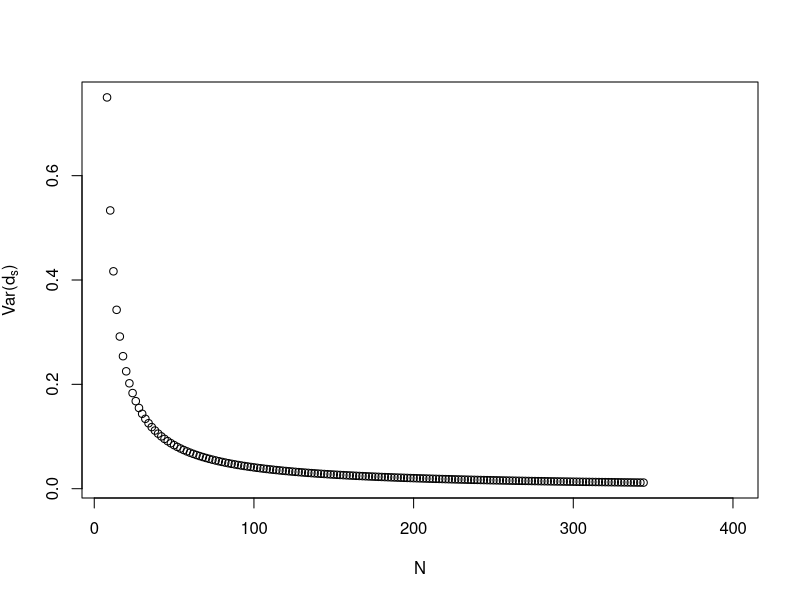
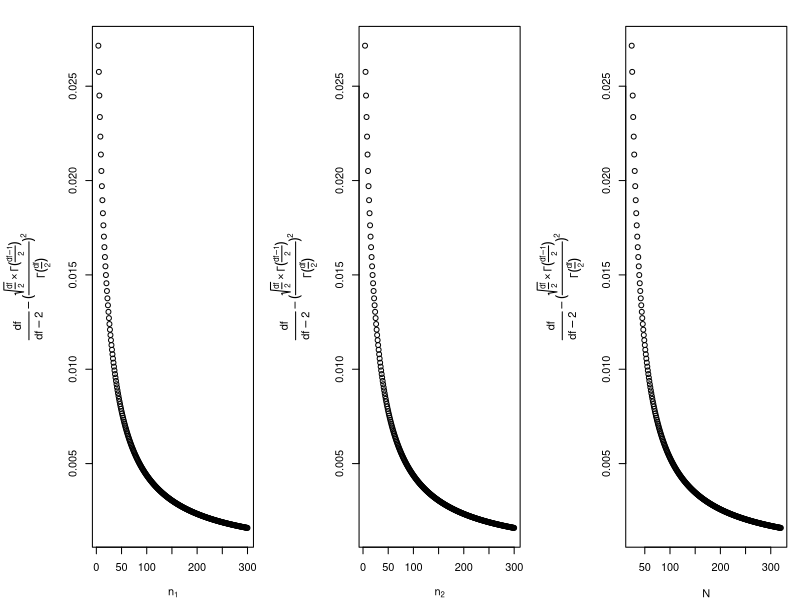
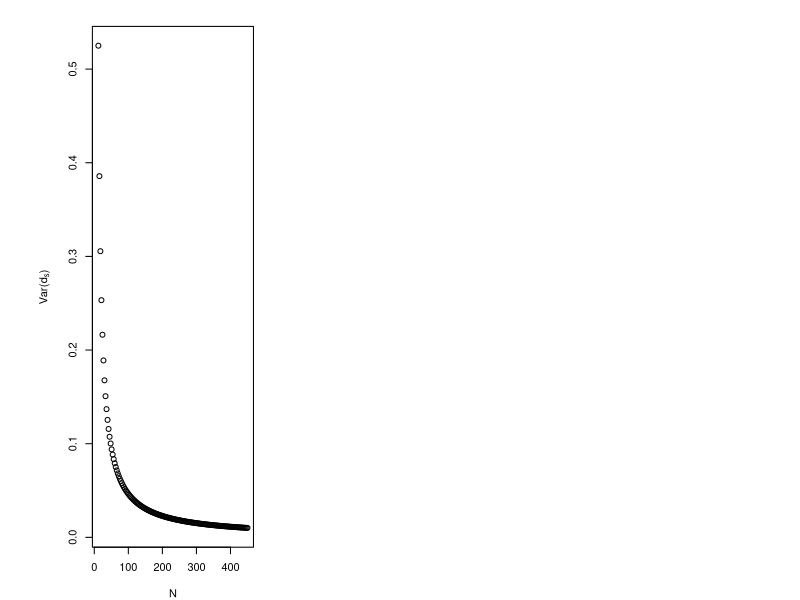
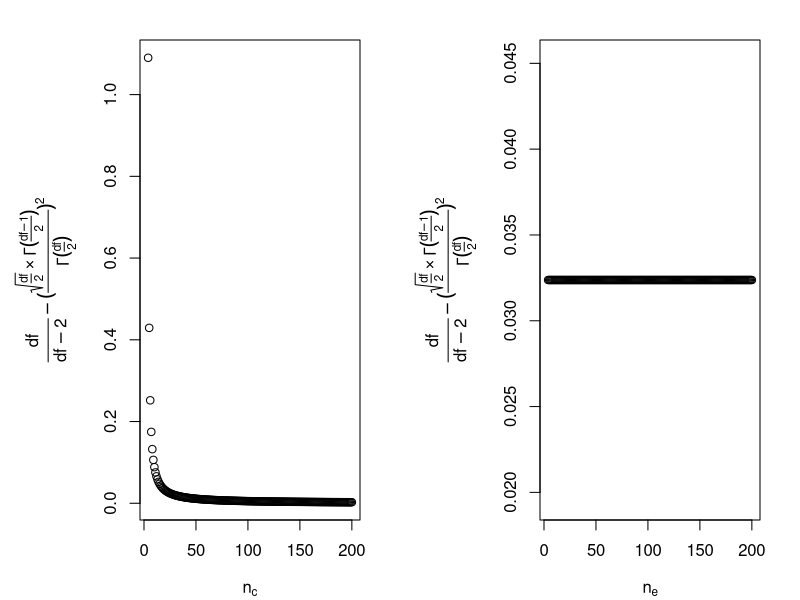
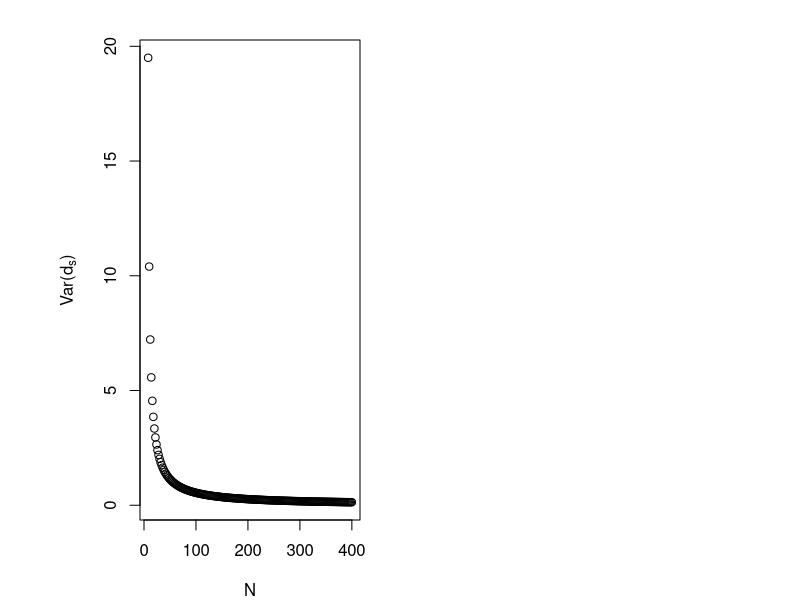
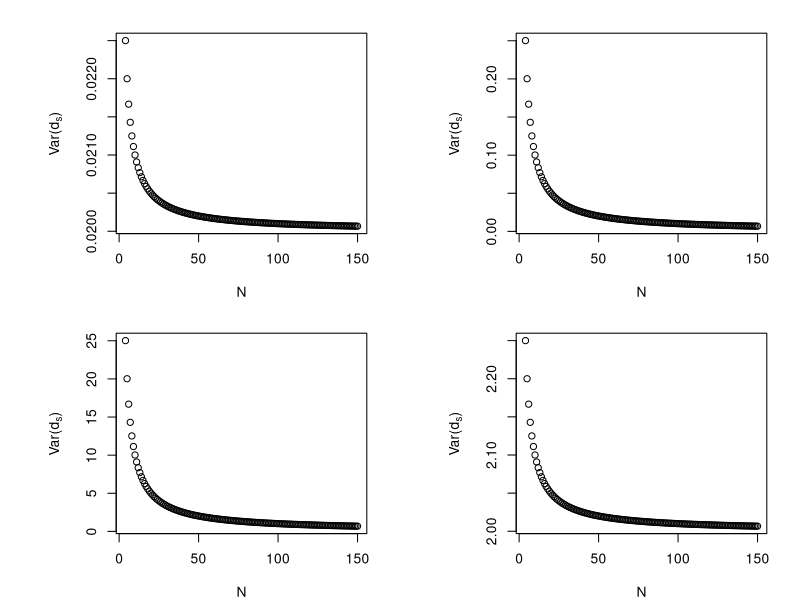
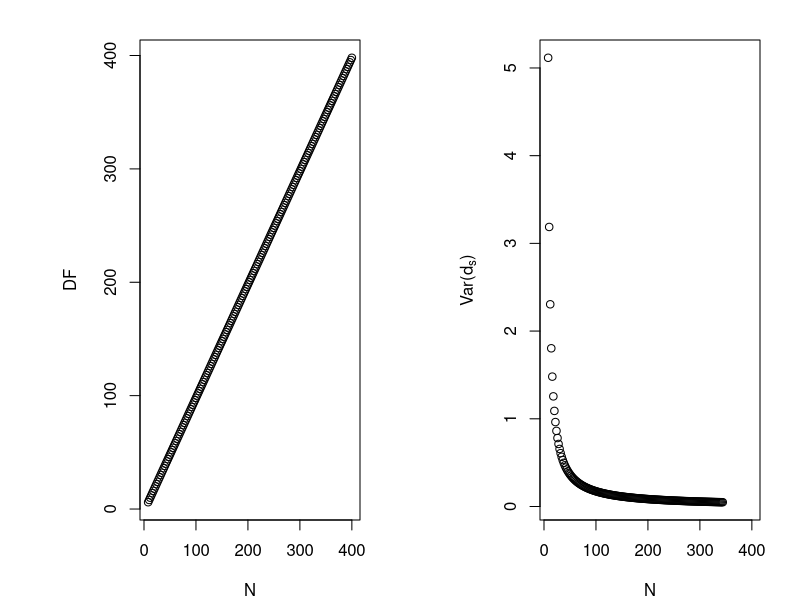
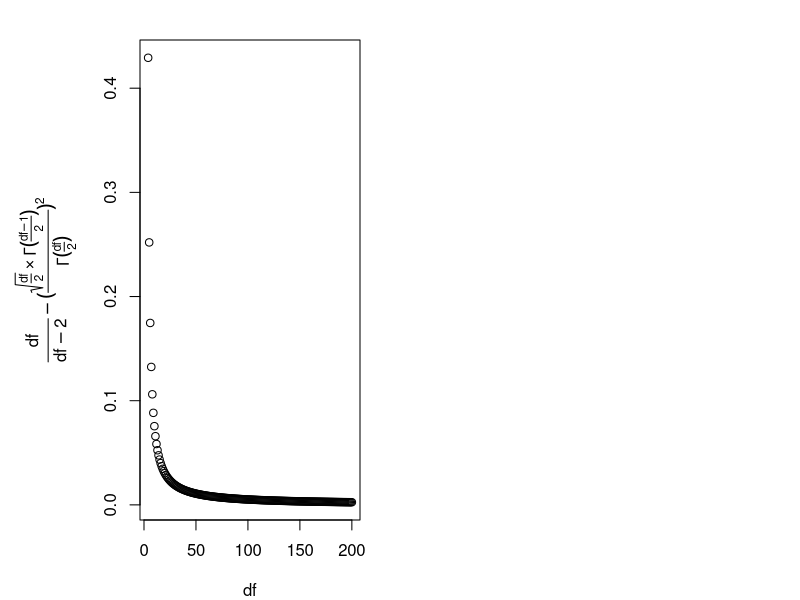

Reproduce these figures in R, in order.
## ---- chunk 1
Nsize=NULL
VAR=NULL

for (i in 4:200){
  delta_cohen = 0
  n1=i
  n2=i
  N = n1+n2
  df=N-2
  Nsize=c(Nsize,N)
  variance <-(N*df)/(n1*n2*(df-2)) + delta_cohen^2*(df/(df-2)-(sqrt(df/2)*gamma((df-1)/2)/gamma(df/2))^2)
  VAR=c(VAR,variance) 
}

## ---- chunk 2
plot(Nsize,VAR,xlab="N",ylab=expression(paste("Var(",d[s],")")))
## ---- chunk 3
nratio=NULL
VAR1=NULL
VAR2=NULL
VAR=NULL

for (i in 1:199){
  delta_cohen=5
  N <- 200
  n1 <- i
  n2 <- N-n1
  df <- N-2
  
  nratio <- c(nratio,n1/n2)
  variance1 <-(N*df)/(n1*n2*(df-2))
  variance2 <-delta_cohen^2*(df/(df-2)-(sqrt(df/2)*gamma((df-1)/2)/gamma(df/2))^2)
  variance <- (N*df)/(n1*n2*(df-2))+delta_cohen^2*(df/(df-2)-(sqrt(df/2)*gamma((df-1)/2)/gamma(df/2))^2)
  VAR1=c(VAR1,variance1) 
  VAR2=c(VAR2,variance2) 
  VAR = c(VAR,variance)

}

#Remarque: le deuxième terme de l'addition, dans le calcul de la variance, ne dépend pas du tout du nratio.Donc peu importe que delta_cohen = 0 ou autre chose, ça ne modifiera en rien l'impact du nratio.
## ---- chunk 4
N1=NULL
VAR1=NULL

for (i in 4:300){
  n1=i
  n2=20
  N = n1+n2
  df=N-2
  N1 <- c(N1,n1)
  variance <-(df/(df-2)-(sqrt(df/2)*gamma((df-1)/2)/gamma(df/2))^2) 
  VAR1=c(VAR1,variance) 
}

N2=NULL
VAR2=NULL

for (i in 4:300){
  n1=20
  n2=i
  N = n1+n2
  df=N-2
  N2 <- c(N2,n2)
  variance <- (df/(df-2)-(sqrt(df/2)*gamma((df-1)/2)/gamma(df/2))^2) 
  VAR2=c(VAR2,variance) 
}

Ntot=NULL
VAR=NULL

for (i in 4:300){
  n1=20
  n2=i
  N = n1+n2
  df=N-2
  Ntot <- c(Ntot,N)
  variance <- (df/(df-2)-(sqrt(df/2)*gamma((df-1)/2)/gamma(df/2))^2) 
  VAR=c(VAR,variance) 
}

## ---- chunk 5
par(mar=c(4,7,2,1),mfrow=c(1,3))
plot(N1,VAR1,xlab=expression(n[1]),ylab=expression(frac(df, df-2)- (frac(sqrt(frac(df,2)) %*% Gamma(frac(df-1,2)),Gamma(frac(df,2))))^2))
plot(N2,VAR2,xlab=expression(n[2]),ylab=expression(frac(df, df-2)- (frac(sqrt(frac(df,2)) %*% Gamma(frac(df-1,2)),Gamma(frac(df,2))))^2))
plot(Ntot,VAR,xlab="N",ylab=expression(frac(df, df-2)- (frac(sqrt(frac(df,2)) %*% Gamma(frac(df-1,2)),Gamma(frac(df,2))))^2))
## ---- chunk 6
Nsize=NULL
VAR=NULL

for (i in 4:150){
  delta_glass = 0
  sde=2
  sdc=2
  nc=2*i
  ne=i
  N = nc+ne
  df=nc-1
  Nsize <- c(Nsize,N)
  variance <-df/(df-2)*(1/nc+sde^2/(ne*sdc^2)) + delta_glass^2*(df/(df-2)-(sqrt(df/2)*gamma((df-1)/2)/gamma(df/2))^2)
  VAR=c(VAR,variance) 
}
## ---- chunk 7
plot(Nsize,VAR,xlab="N",ylab=expression(paste("Var(",d[s],")")))
## ---- chunk 8
nratio=NULL
VAR=NULL

for (i in 4:299){
  delta_glass=0
  sde=2
  sdc=2

  N <- 300
  nc <- i
  ne <- N-nc
  df <- nc-1

  nratio <- c(nratio,nc/ne)
  variance <-df/(df-2)*(1/nc+sde^2/(ne*sdc^2)) + delta_glass^2*(df/(df-2)-(sqrt(df/2)*gamma((df-1)/2)/gamma(df/2))^2)
  VAR=c(VAR,variance) 
}
## ---- chunk 9
Nc=NULL
VAR1=NULL

for (i in 4:200){
  delta_glass = 0
  sde=2
  sdc=2
  nc=i
  ne=20
  N = nc+ne
  df=nc-1
  Nc <- c(Nc,nc)
  variance <-(df/(df-2)-(sqrt(df/2)*gamma((df-1)/2)/gamma(df/2))^2) #df/(df-2)*(1/nc+sde^2/(ne*sdc^2)) + delta_glass^2*
  VAR1=c(VAR1,variance) 
}

Ne=NULL
VAR2=NULL

for (i in 4:200){
  delta_glass = 0
  sde=2
  sdc=2
  nc=20
  ne=i
  N = nc+ne
  df=nc-1
  Ne <- c(Ne,ne)
  variance <- (df/(df-2)-(sqrt(df/2)*gamma((df-1)/2)/gamma(df/2))^2) #df/(df-2)*(1/nc+sde^2/(ne*sdc^2)) + delta_glass^2*
  VAR2=c(VAR2,variance) 
}
## ---- chunk 10
par(mfrow=c(2,1),mar=c(4,7,2,2),mfrow=c(1,2))
plot(Nc,VAR1,xlab=expression(n[c]),ylab=expression(frac(df, df-2)- (frac(sqrt(frac(df,2)) %*% Gamma(frac(df-1,2)),Gamma(frac(df,2))))^2))
plot(Ne,VAR2,xlab=expression(n[e]),ylab=expression(frac(df, df-2)- (frac(sqrt(frac(df,2)) %*% Gamma(frac(df-1,2)),Gamma(frac(df,2))))^2))

## ---- chunk 11
nratio=NULL
VAR=NULL
delta_glass1=4

for (i in 4:99){
  
  sde=2
  sdc=2

  N <- 100
  nc <- i
  ne <- N-nc
  df <- nc-1

  nratio <- c(nratio,nc/ne)
  variance <-df/(df-2)*(1/nc+sde^2/(ne*sdc^2)) + delta_glass1^2*(df/(df-2)-(sqrt(df/2)*gamma((df-1)/2)/gamma(df/2))^2)
  VAR=c(VAR,variance) 
}

nratio2=NULL
VAR2=NULL
delta_glass2=7

for (i in 4:99){
  
  sde=2
  sdc=2

  N <- 100
  nc <- i
  ne <- N-nc
  df <- nc-1

  nratio2 <- c(nratio2,nc/ne)
  variance <-df/(df-2)*(1/nc+sde^2/(ne*sdc^2)) + delta_glass2^2*(df/(df-2)-(sqrt(df/2)*gamma((df-1)/2)/gamma(df/2))^2)
  VAR2=c(VAR2,variance) 
}

## ---- chunk 12
Nsize=NULL
VAR=NULL

for (i in 4:200){
  delta_glass = 0
  sde=10
  sdc=2
  nc=i
  ne=i
  N = nc+ne
  df=nc-1
  Nsize <- c(Nsize,N)
  variance <-df/(df-2)*(1/nc+sde^2/(ne*sdc^2)) + delta_glass^2*(df/(df-2)-(sqrt(df/2)*gamma((df-1)/2)/gamma(df/2))^2)
  VAR=c(VAR,variance) 
}
## ---- chunk 13
plot(Nsize,VAR,xlab="N",ylab=expression(paste("Var(",d[s],")")))
## ---- chunk 14
SDratio <- NULL
VAR <- NULL

for (i in 1:100){
  
  delta_glass <- 0
  ne=10
  nc=10
  N <- ne+nc
  sde <- 10
  sdc <- i
  df <- nc-1
  
  SDratio <- c(SDratio,sdc/sde)
  variance <-df/(df-2)*(1/nc+sde^2/(ne*sdc^2)) + delta_glass^2*(df/(df-2)-(sqrt(df/2)*gamma((df-1)/2)/gamma(df/2))^2)
  VAR=c(VAR,variance) 
}
## ---- chunk 15

VAR1=NULL
Ne1 = NULL
for (i in 4:150){
  delta_glass = 0
  sde=1
  sdc=10
  nc=50
  ne=i
  Ne1=c(Ne1,ne)
  df=nc-1
  variance <-(1/nc+sde^2/(ne*sdc^2)) + delta_glass^2*(df/(df-2)-(sqrt(df/2)*gamma((df-1)/2)/gamma(df/2))^2) #df/(df-2)
  VAR1=c(VAR1,variance) 
}

#------------------------------

VAR2=NULL
Nc2 = NULL
for (i in 4:150){
  delta_glass = 0
  sde=1
  sdc=10
  nc=i
  ne=50
  Nc2=c(Nc2,nc)
  df=nc-1
  variance <-(1/nc+sde^2/(ne*sdc^2)) + delta_glass^2*(df/(df-2)-(sqrt(df/2)*gamma((df-1)/2)/gamma(df/2))^2) #df/(df-2)
  VAR2=c(VAR2,variance) 
}

#------------------------------

VAR3=NULL
Ne3 = NULL
for (i in 4:150){
  delta_glass = 0
  sde=10
  sdc=1
  nc=50
  ne=i
  Ne3=c(Ne3,ne)
  df=nc-1
  variance <-(1/nc+sde^2/(ne*sdc^2)) + delta_glass^2*(df/(df-2)-(sqrt(df/2)*gamma((df-1)/2)/gamma(df/2))^2) #df/(df-2)
  VAR3=c(VAR3,variance) 
}

#------------------------------

VAR4=NULL
Nc4 = NULL
for (i in 4:150){
  delta_glass = 0
  sde=10
  sdc=1
  nc=i
  ne=50
  Nc4=c(Nc4,nc)
  df=nc-1
  variance <-(1/nc+sde^2/(ne*sdc^2)) + delta_glass^2*(df/(df-2)-(sqrt(df/2)*gamma((df-1)/2)/gamma(df/2))^2) #df/(df-2)
  VAR4=c(VAR4,variance) 
}

## ---- chunk 16
par(mfrow=c(2,2))

plot(Ne1,VAR1,xlab="N",ylab=expression(paste("Var(",d[s],")")))

plot(Nc2,VAR2,xlab="N",ylab=expression(paste("Var(",d[s],")")))

plot(Ne3,VAR3,xlab="N",ylab=expression(paste("Var(",d[s],")")))

plot(Nc4,VAR4,xlab="N",ylab=expression(paste("Var(",d[s],")")))
## ---- chunk 17
SDratio <- NULL
VAR <- NULL

for (i in 1:100){
  
  delta_glass <- 0
  ne=10
  nc=100
  N <- ne+nc
  sde <- 10
  sdc <- i
  df <- nc-1
  
  SDratio <- c(SDratio,sdc/sde)
  variance <-df/(df-2)*(1/nc+sde^2/(ne*sdc^2)) + delta_glass^2*(df/(df-2)-(sqrt(df/2)*gamma((df-1)/2)/gamma(df/2))^2)
  VAR=c(VAR,variance) 
}
## ---- chunk 18
var <- NULL
nratio <- NULL
DF <- NULL

for (i in 10:190){
  delta_cohendprime=0
  N <- 200
  n1 <- i
  n2 <- N-n1
  sd1 <- 3
  sd2 <- 3

  nratio <- c(nratio,n1/n2)
  df <- ((n1-1)*(n2-1)*(sd1^2+sd2^2)^2)/((n2-1)*sd1^4+(n1-1)*sd2^4)
  DF <- c(DF,df)
  variance <- df/(df-2)*((2*(sd1^2/n1+sd2^2/n2))/(sd1^2+sd2^2))+delta_cohendprime^2*(df/(df-2)-(sqrt(df/2)*gamma((df-1)/2)/gamma(df/2))^2)
  var <- c(var,variance)   
}
## ---- chunk 19
Nsize=NULL
var=NULL
DF=NULL

sd1=2
sd2=2

for (i in 4:200){
  delta_cohendprime=5
  n1=i
  n2=i
  N = n1+n2
  Nsize=c(Nsize,N)
  df <- ((n1-1)*(n2-1)*(sd1^2+sd2^2)^2)/((n2-1)*sd1^4+(n1-1)*sd2^4)
  DF <- c(DF,df)
  variance <- df/(df-2)*((2*(sd1^2/n1+sd2^2/n2))/(sd1^2+sd2^2))+delta_cohendprime^2*(df/(df-2)-(sqrt(df/2)*gamma((df-1)/2)/gamma(df/2))^2)
  var <- c(var,variance)   
}
## ---- chunk 20
par(mfrow=c(1,2))
plot(Nsize,DF,xlab="N")
plot(Nsize,var,xlab="N",ylab=expression(paste("Var(",d[s],")")))
## ---- chunk 21
DF=NULL
MODER=NULL

for (i in 4:200){
  df=i
  DF=c(DF,df)
  moder <-(df/(df-2)-(sqrt(df/2)*gamma((df-1)/2)/gamma(df/2))^2)
  MODER=c(MODER,moder) 
}
## ---- chunk 22
par(mar=c(4,7,2,2))
plot(DF,MODER,xlab="df",ylab=expression(frac(df, df-2)- (frac(sqrt(frac(df,2)) %*% Gamma(frac(df-1,2)),Gamma(frac(df,2))))^2))
## ---- chunk 23
var <- NULL
SDratio <- NULL
DF <- NULL

for (i in 1:100){
  
  delta_cohendprime=0
  n1=100
  n2=100
  N <- n1+n2
  sd2 <- 10
  sd1 <- i
  
  SDratio <- c(SDratio,sd1/sd2)
  df <- ((n1-1)*(n2-1)*(sd1^2+sd2^2)^2)/((n2-1)*sd1^4+(n1-1)*sd2^4)
  DF <- c(DF,df)

  variance <- df/(df-2)*((2*(sd1^2/n1+sd2^2/n2))/(sd1^2+sd2^2))+delta_cohendprime^2*(df/(df-2)-(sqrt(df/2)*gamma((df-1)/2)/gamma(df/2))^2)
  var <- c(var,variance)   

}
## ---- chunk 24
Nsize=NULL
var=NULL
DF=NULL

sd1=10
sd2=2

for (i in 4:200){
  n1=i
  n2=i
  N = n1+n2
  Nsize=c(Nsize,N)
  delta_cohendprime=0
  df <- ((n1-1)*(n2-1)*(sd1^2+sd2^2)^2)/((n2-1)*sd1^4+(n1-1)*sd2^4)
  DF <- c(DF,df)
  variance <- df/(df-2)*((2*(sd1^2/n1+sd2^2/n2))/(sd1^2+sd2^2))+delta_cohendprime^2*(df/(df-2)-(sqrt(df/2)*gamma((df-1)/2)/gamma(df/2))^2)
  var <- c(var,variance)   
}
## ---- chunk 25
par(mfrow=c(1,2))
plot(Nsize,DF,xlab="N")
plot(Nsize,var,xlab="N",ylab=expression(paste("Var(",d[s],")")))
## ---- chunk 26
var <- NULL
SD1 <- NULL
DF <- NULL

for (i in 1:100){
  n1=100
  n2=100
  N <- n1+n2
  sdratio = 1/2
  sd1 <- i
  sd2 <- sdratio*i
  delta_cohendprime=0
  SD1 <- c(SD1,sd1)
  df <- ((n1-1)*(n2-1)*(sd1^2+sd2^2)^2)/((n2-1)*sd1^4+(n1-1)*sd2^4)
  DF <- c(DF,df)
  variance <- df/(df-2)*((2*(sd1^2/n1+sd2^2/n2))/(sd1^2+sd2^2))+delta_cohendprime^2*(df/(df-2)-(sqrt(df/2)*gamma((df-1)/2)/gamma(df/2))^2)
  var <- c(var,variance)   
}
## ---- chunk 27
par(mfrow=c(1,2))
plot(SD1,DF,xlab=expression(sigma[1]))
#SDratio[DF==max(DF)]
plot(SD1,var,xlab=expression(sigma[1]),ylab=expression(paste("Var(",d[s],")")))
#SDratio[coeffmult==min(coeffmult)]
## ---- chunk 28
var <- NULL
Nsize <- NULL
DF <- NULL

for (i in 3:200){
  
  n1 <- i
  n2 <- 12*i
  N <- n1+n2
  sd1 <- 1.8
  sd2 <- 1
  Nsize <- c(Nsize,N)
  delta_cohendprime=0

  df <- ((n1-1)*(n2-1)*(sd1^2+sd2^2)^2)/((n2-1)*sd1^4+(n1-1)*sd2^4)
  DF <- c(DF,df)
  variance <- df/(df-2)*((2*(sd1^2/n1+sd2^2/n2))/(sd1^2+sd2^2))+delta_cohendprime^2*(df/(df-2)-(sqrt(df/2)*gamma((df-1)/2)/gamma(df/2))^2)
  var <- c(var,variance)   
}
## ---- chunk 29
par(mfrow=c(1,2))
plot(Nsize,DF,xlab="N")
plot(Nsize,var,xlab="N",ylab=expression(paste("Var(",d[s],")")))
## ---- chunk 30
var2 <- NULL
nratio2 <- NULL
DF2 <- NULL
DF_NUM2 <- NULL
DF_DENOM2 <- NULL

for (i in 10:190){
  
  delta_cohendprime <- 0
  N <- 200
  n1 <- i
  n2 <- N-n1
  sd2 <- 1
  sd1 <- sqrt(50-sd2^2) # so sqrt((sd1^2+sd2^2)/2)=5
  SDratio2=sd1/sd2
  nratio2 <- c(nratio2,n1/n2)
  df_num <- ((n1-1)*(n2-1)*(sd1^2+sd2^2)^2)
  df_denom <- ((n2-1)*sd1^4+(n1-1)*sd2^4)
  DF_NUM2 <- c(DF_NUM2, df_num)
  DF_DENOM2 <- c(DF_DENOM2, df_denom)
  df <- ((n1-1)*(n2-1)*(sd1^2+sd2^2)^2)/((n2-1)*sd1^4+(n1-1)*sd2^4)
  DF2 <- c(DF2,df)
  variance2 <- df/(df-2)*((2*(sd1^2/n1+sd2^2/n2))/(sd1^2+sd2^2))+delta_cohendprime^2*(df/(df-2)-(sqrt(df/2)*gamma((df-1)/2)/gamma(df/2))^2)
  var2 <- c(var2,variance2)   
}

var3 <- NULL
nratio3 <- NULL
DF3 <- NULL
DF_NUM3 <- NULL
DF_DENOM3 <- NULL

for (i in 10:190){

  delta_cohendprime <- 0  
  N <- 200
  n1 <- i
  n2 <- N-n1
  sd2 <- 2
  sd1 <- sqrt(50-sd2^2) # so sqrt((sd1^2+sd2^2)/2)=5
  SDratio3=sd1/sd2
  nratio3 <- c(nratio3,n1/n2)
  df_num <- ((n1-1)*(n2-1)*(sd1^2+sd2^2)^2)
  df_denom <- ((n2-1)*sd1^4+(n1-1)*sd2^4)
  DF_NUM3 <- c(DF_NUM3, df_num)
  DF_DENOM3 <- c(DF_DENOM3, df_denom)
  df <- ((n1-1)*(n2-1)*(sd1^2+sd2^2)^2)/((n2-1)*sd1^4+(n1-1)*sd2^4)
  DF3 <- c(DF3,df)
  variance3 <- df/(df-2)*((2*(sd1^2/n1+sd2^2/n2))/(sd1^2+sd2^2))+delta_cohendprime^2*(df/(df-2)-(sqrt(df/2)*gamma((df-1)/2)/gamma(df/2))^2)
  var3 <- c(var3,variance3)   
}

var4 <- NULL
nratio4 <- NULL
DF4 <- NULL
DF_NUM4 <- NULL
DF_DENOM4 <- NULL

for (i in 10:190){

  delta_cohendprime <- 0  
  N <- 200
  n1 <- i
  n2 <- N-n1
  sd2 <- 4
  sd1 <- sqrt(50-sd2^2) # so sqrt((sd1^2+sd2^2)/2)=5
  SDratio4=sd1/sd2
  nratio4 <- c(nratio4,n1/n2)
  df_num <- ((n1-1)*(n2-1)*(sd1^2+sd2^2)^2)
  df_denom <- ((n2-1)*sd1^4+(n1-1)*sd2^4)
  DF_NUM4 <- c(DF_NUM4, df_num)
  DF_DENOM4 <- c(DF_DENOM4, df_denom)
  df <- ((n1-1)*(n2-1)*(sd1^2+sd2^2)^2)/((n2-1)*sd1^4+(n1-1)*sd2^4)
  DF4 <- c(DF4,df)
  variance4 <- df/(df-2)*((2*(sd1^2/n1+sd2^2/n2))/(sd1^2+sd2^2))+delta_cohendprime^2*(df/(df-2)-(sqrt(df/2)*gamma((df-1)/2)/gamma(df/2))^2)
  var4 <- c(var4,variance4)   
}
## ---- chunk 31
var <- NULL
SD <- NULL
DF <- NULL

for (i in 2:200){
  
  n1 <- 23
  n2 <- 75
  N <- n1+n2
  sd1 <- i
  sd2 <- 8*i
  delta_cohendprime=0
    
  SD <- c(SD,sqrt((sd1^2+sd2^2)/2))
  df <- ((n1-1)*(n2-1)*(sd1^2+sd2^2)^2)/((n2-1)*sd1^4+(n1-1)*sd2^4)
  DF <- c(DF,df)
  variance <- df/(df-2)*((2*(sd1^2/n1+sd2^2/n2))/(sd1^2+sd2^2))+delta_cohendprime^2*(df/(df-2)-(sqrt(df/2)*gamma((df-1)/2)/gamma(df/2))^2)
  var <- c(var,variance)   
  }

## ---- chunk 32
par(mfrow=c(1,2))
plot(SD,DF,xlab=expression(sigma))
abline(v=0)
plot(SD,var,xlab=expression(sigma),ylab=expression(paste("Var(",d[s],")")))
abline(v=0)
## ---- chunk 33
var <- NULL
nratio <- NULL
DF <- NULL

for (i in 10:190){
  delta_shieh=0
  N <- 200
  n1 <- i 
  n2 <- N-n1
  sd1 <- 2
  sd2 <- 2
  nratio <- c(nratio,n1/n2)
  df <- (sd1^2/n1+sd2^2/n2)^2/((sd1^2/n1)^2/(n1-1)+(sd2^2/n2)^2/(n2-1))
  DF <- c(DF,df)
  variance <- df/((df-2)*N)+delta_shieh^2*(df/(df-2)-(sqrt(df/2)*gamma((df-1)/2)/gamma(df/2))^2)
  var <- c(var,variance)   
}
## ---- chunk 34
Nsize=NULL
var=NULL
DF=NULL

sd1=2
sd2=2

for (i in 4:200){
  delta_shieh=0
  n1=i
  n2=i
  N = n1+n2
  Nsize=c(Nsize,N)
  df <- (sd1^2/n1+sd2^2/n2)^2/((sd1^2/n1)^2/(n1-1)+(sd2^2/n2)^2/(n2-1))
  DF <- c(DF,df)
  variance <- df/((df-2)*N)+delta_shieh^2*(df/(df-2)-(sqrt(df/2)*gamma((df-1)/2)/gamma(df/2))^2)
  var <- c(var,variance)   
}
## ---- chunk 35
Nsize=NULL
var=NULL
DF=NULL

sd1=2
sd2=2

for (i in 50:100){
  delta_shieh=0
  n1=20
  n2=i
  N = n1+n2
  Nsize=c(Nsize,N)
  df <- (sd1^2/n1+sd2^2/n2)^2/((sd1^2/n1)^2/(n1-1)+(sd2^2/n2)^2/(n2-1))
  DF <- c(DF,df)
  variance <- df/((df-2)*N)+delta_shieh^2*(df/(df-2)-(sqrt(df/2)*gamma((df-1)/2)/gamma(df/2))^2)
  var <- c(var,variance)   
}

Nsize2=NULL
var2=NULL
DF2=NULL

sd1=2
sd2=2

for (i in 50:100){
  delta_shieh=12
  n1=i
  n2=20
  N = n1+n2
  Nsize2=c(Nsize2,N)
  df <- (sd1^2/n1+sd2^2/n2)^2/((sd1^2/n1)^2/(n1-1)+(sd2^2/n2)^2/(n2-1))
  DF2 <- c(DF2,df)
  variance <- df/((df-2)*N)+delta_shieh^2*(df/(df-2)-(sqrt(df/2)*gamma((df-1)/2)/gamma(df/2))^2)
  var2 <- c(var2,variance)   
}

## ---- chunk 36
par(mfrow=c(2,2))
plot(Nsize,DF,xlab="N")
plot(Nsize,var,ylab=expression(paste("Var(",d[s],")")),xlab="N")

plot(Nsize2,DF2,xlab="N",ylab="DF")
plot(Nsize2,var2,ylab=expression(paste("Var(",d[s],")")),xlab="N")

## ---- chunk 37
var <- NULL
SDratio <- NULL
DF <- NULL

for (i in 1:100){
  
  n1=100
  n2=100
  N <- n1+n2
  sd2 <- 10
  delta_shieh=0
  sd1 <- i
  
  SDratio <- c(SDratio,sd1/sd2)
  df <- (sd1^2/n1+sd2^2/n2)^2/((sd1^2/n1)^2/(n1-1)+(sd2^2/n2)^2/(n2-1))
  DF <- c(DF,df)
  variance <- df/((df-2)*N)+delta_shieh^2*(df/(df-2)-(sqrt(df/2)*gamma((df-1)/2)/gamma(df/2))^2)
  var <- c(var,variance)   
}
## ---- chunk 38
Nsize=NULL
var=NULL
DF=NULL

sd1=12
sd2=1.4786

for (i in 4:200){
  n1=i
  n2=i
  delta_shieh=0
  N = n1+n2
  Nsize=c(Nsize,N)
  df = (sd1^2/n1+sd2^2/n2)^2/((sd1^2/n1)^2/(n1-1)+(sd2^2/n2)^2/(n2-1)) 
  DF = c(DF,df)
  variance <- df/((df-2)*N)+delta_shieh^2*(df/(df-2)-(sqrt(df/2)*gamma((df-1)/2)/gamma(df/2))^2)
  var <- c(var,variance)   
}
## ---- chunk 39
par(mfrow=c(1,2))
plot(Nsize,DF,xlab="N")
plot(Nsize,var,ylab=expression(paste("Var(",d[s],")")),xlab="N")
## ---- chunk 40
var <- NULL
SD1 <- NULL
DF <- NULL

for (i in 1:200){
  n1=100
  n2=100
  delta_shieh=0
  N <- n1+n2
  sdratio = 3
  sd1 <- i
  sd2 <- sdratio*i

  SD1 <- c(SD1,sd1)
  df <- (sd1^2/n1+sd2^2/n2)^2/((sd1^2/n1)^2/(n1-1)+(sd2^2/n2)^2/(n2-1))
  DF <- c(DF,df)
  variance <- df/((df-2)*N)+delta_shieh^2*(df/(df-2)-(sqrt(df/2)*gamma((df-1)/2)/gamma(df/2))^2)
  var <- c(var,variance)   
}
## ---- chunk 41
par(mfrow=c(1,2))
plot(SD1,DF,xlab=expression(sigma[1]))
#SDratio[DF==max(DF)]
plot(SD1,var,ylab=expression(paste("Var(",d[s],")")),xlab=expression(sigma[1]))
#SDratio[coeffmult==min(coeffmult)]
## ---- chunk 42
var <- NULL
Nsize <- NULL
DF <- NULL

for (i in 4:200){
  
  delta_shieh=5
  n1 <- 12*i
  n2 <- i
  N <- n1+n2
  sd1 <- 1.8
  sd2 <- 1
  
  df <- (sd1^2/n1+sd2^2/n2)^2/((sd1^2/n1)^2/(n1-1)+(sd2^2/n2)^2/(n2-1))
  DF <- c(DF,df)
  Nsize <- c(Nsize,N)
  variance <- df/((df-2)*N)+delta_shieh^2*(df/(df-2)-(sqrt(df/2)*gamma((df-1)/2)/gamma(df/2))^2)
  var <- c(var,variance)   
}

## ---- chunk 43
Nsize=NULL
var=NULL
DF=NULL

  sd1 <- 1.8
  sd2 <- 1

for (i in 4:200){
  n1=i
  n2=20
  delta_shieh=5
  N = n1+n2
  Nsize=c(Nsize,N)
  df = (sd1^2/n1+sd2^2/n2)^2/((sd1^2/n1)^2/(n1-1)+(sd2^2/n2)^2/(n2-1))
  DF = c(DF,df)
  variance <- df/((df-2)*N)+delta_shieh^2*(df/(df-2)-(sqrt(df/2)*gamma((df-1)/2)/gamma(df/2))^2)
  var <- c(var,variance)   
}

Nsize2=NULL
var2=NULL
DF2=NULL

  sd1 <- 1.8
  sd2 <- 1

for (i in 4:200){
  n1=20
  n2=i
  delta_shieh=5
  N = n1+n2
  Nsize2=c(Nsize2,N)
  df = (sd1^2/n1+sd2^2/n2)^2/((sd1^2/n1)^2/(n1-1)+(sd2^2/n2)^2/(n2-1))
  DF2 = c(DF2,df)
  variance <- df/((df-2)*N)+delta_shieh^2*(df/(df-2)-(sqrt(df/2)*gamma((df-1)/2)/gamma(df/2))^2)
  var2 <- c(var2,variance)   
}

Nsize3=NULL
var3=NULL
DF3=NULL

  sd1 <- 1
  sd2 <- 1.8

for (i in 4:200){
  n1=i
  n2=20
  N = n1+n2
  delta_shieh=5
  Nsize3=c(Nsize3,N)
  df = (sd1^2/n1+sd2^2/n2)^2/((sd1^2/n1)^2/(n1-1)+(sd2^2/n2)^2/(n2-1))
  DF3 = c(DF3,df)
  variance <- df/((df-2)*N)+delta_shieh^2*(df/(df-2)-(sqrt(df/2)*gamma((df-1)/2)/gamma(df/2))^2)
  var3 <- c(var3,variance)   
}

Nsize4=NULL
var4=NULL
DF4=NULL

  sd1 <- 1
  sd2 <- 1.8

for (i in 4:200){
  n1=20
  n2=i
  delta_shieh=5
  N = n1+n2
  Nsize4=c(Nsize4,N)
  df = (sd1^2/n1+sd2^2/n2)^2/((sd1^2/n1)^2/(n1-1)+(sd2^2/n2)^2/(n2-1))
  DF4 = c(DF4,df)
  variance <- df/((df-2)*N)+delta_shieh^2*(df/(df-2)-(sqrt(df/2)*gamma((df-1)/2)/gamma(df/2))^2)
  var4 <- c(var4,variance)   
}
  
## ---- chunk 44
par(mfrow=c(2,2))
#plot(Nsize,DF,xlab="N")
plot(Nsize,var,ylab=expression(paste("Var(",d[s],")")),xlab="N")

#plot(Nsize2,DF2,xlab="N")
plot(Nsize2,var2,ylab=expression(paste("Var(",d[s],")")),xlab="N")

#plot(Nsize3,DF3,xlab="N")
plot(Nsize3,var3,ylab=expression(paste("Var(",d[s],")")),xlab="N")

#plot(Nsize4,DF4,xlab="N")
plot(Nsize4,var4,ylab=expression(paste("Var(",d[s],")")),xlab="N")

## ---- chunk 45
var2 <- NULL
nratio2 <- NULL
DF2 <- NULL
DF_NUM2 <- NULL
DF_DENOM2 <- NULL

for (i in 10:190){
  
  N <- 200
  delta_shieh=5
  n1 <- i
  n2 <- N-n1
  sd2 <- 1
  sd1 <- sqrt(50-sd2^2) # so sqrt((sd1^2+sd2^2)/2)=5
  SDratio2=sd1/sd2
  nratio2 <- c(nratio2,n1/n2)
  df_num <- (sd1^2/n1+sd2^2/n2)^2
  df_denom <- ((sd1^2/n1)^2/(n1-1)+(sd2^2/n2)^2/(n2-1))
  df <- (sd1^2/n1+sd2^2/n2)^2/((sd1^2/n1)^2/(n1-1)+(sd2^2/n2)^2/(n2-1))
  DF2 <- c(DF2,df)
  DF_NUM2 <- c(DF_NUM2, df_num)
  DF_DENOM2 <- c(DF_DENOM2, df_denom)

  variance <- df/((df-2)*N)+delta_shieh^2*(df/(df-2)-(sqrt(df/2)*gamma((df-1)/2)/gamma(df/2))^2)
  var2 <- c(var2,variance)   
}

var3 <- NULL
nratio3 <- NULL
DF3 <- NULL
DF_NUM3 <- NULL
DF_DENOM3 <- NULL

for (i in 10:190){
  
  N <- 200
  delta_shieh=5
  n1 <- i
  n2 <- N-n1
  sd2 <- 2
  sd1 <- sqrt(50-sd2^2) # so sqrt((sd1^2+sd2^2)/2)=5
  SDratio3=sd1/sd2
  nratio3 <- c(nratio3,n1/n2)
  df_num <- (sd1^2/n1+sd2^2/n2)^2
  df_denom <- ((sd1^2/n1)^2/(n1-1)+(sd2^2/n2)^2/(n2-1))
  df <- (sd1^2/n1+sd2^2/n2)^2/((sd1^2/n1)^2/(n1-1)+(sd2^2/n2)^2/(n2-1))
  DF_NUM3 <- c(DF_NUM3, df_num)
  DF_DENOM3 <- c(DF_DENOM3, df_denom)
  DF3 <- c(DF3,df)
  variance <- df/((df-2)*N)+delta_shieh^2*(df/(df-2)-(sqrt(df/2)*gamma((df-1)/2)/gamma(df/2))^2)
  var3 <- c(var3,variance)   
}

var4 <- NULL
nratio4 <- NULL
DF4 <- NULL
DF_NUM4 <- NULL
DF_DENOM4 <- NULL

for (i in 10:190){
  
  N <- 200
  delta_shieh=5
  n1 <- i
  n2 <- N-n1
  sd2 <- 4
  sd1 <- sqrt(50-sd2^2) # so sqrt((sd1^2+sd2^2)/2)=5
  SDratio4=sd1/sd2
  nratio4 <- c(nratio4,n1/n2)
  df_num <- (sd1^2/n1+sd2^2/n2)^2
  df_denom <- ((sd1^2/n1)^2/(n1-1)+(sd2^2/n2)^2/(n2-1))
  df <- (sd1^2/n1+sd2^2/n2)^2/((sd1^2/n1)^2/(n1-1)+(sd2^2/n2)^2/(n2-1))
  DF_NUM4 <- c(DF_NUM4, df_num)
  DF_DENOM4 <- c(DF_DENOM4, df_denom)
  df <- ((n1-1)*(n2-1)*(sd1^2+sd2^2)^2)/((n2-1)*sd1^4+(n1-1)*sd2^4)
  DF4 <- c(DF4,df)
  variance <- df/((df-2)*N)+delta_shieh^2*(df/(df-2)-(sqrt(df/2)*gamma((df-1)/2)/gamma(df/2))^2)
  var4 <- c(var4,variance)   
}
## ---- chunk 46
var <- NULL
SD1 <- NULL
SD2 <- NULL
DF <- NULL

for (i in 2:200){
  
  n1 <- 60
  n2 <- 12
  delta_shieh=5
  N <- n1+n2
  sd1 <- i
  sd2 <- 8*i
  
  SD1 <- c(SD1,sd1)
  SD2 <- c(SD2,sd2)
  variance <- df/((df-2)*N)+delta_shieh^2*(df/(df-2)-(sqrt(df/2)*gamma((df-1)/2)/gamma(df/2))^2)
  var <- c(var,variance)   
}

## ---- chunk 47
par(mfrow=c(1,2))
plot(SD1,round(var,6),ylab=expression(paste("Var(",d[s],")")),xlab=expression(sigma[1]))
plot(SD2,round(var,6),ylab=expression(paste("Var(",d[s],")")),xlab=expression(sigma[2]))

